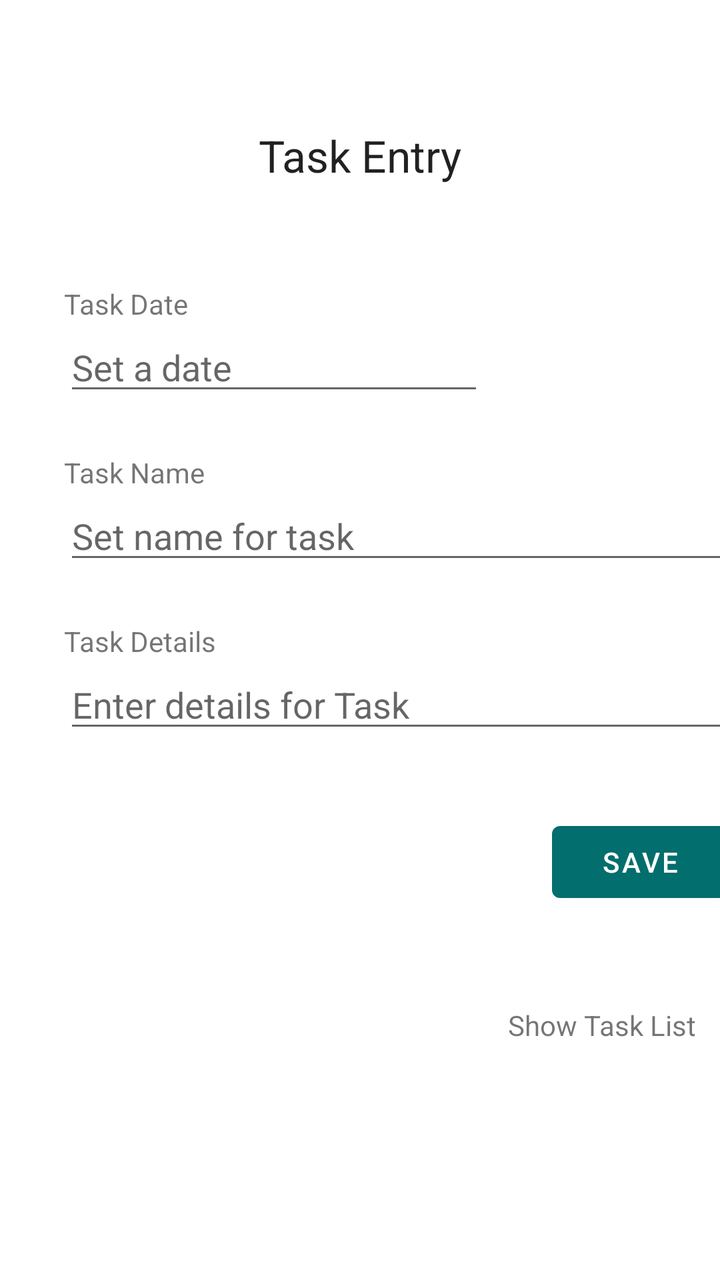
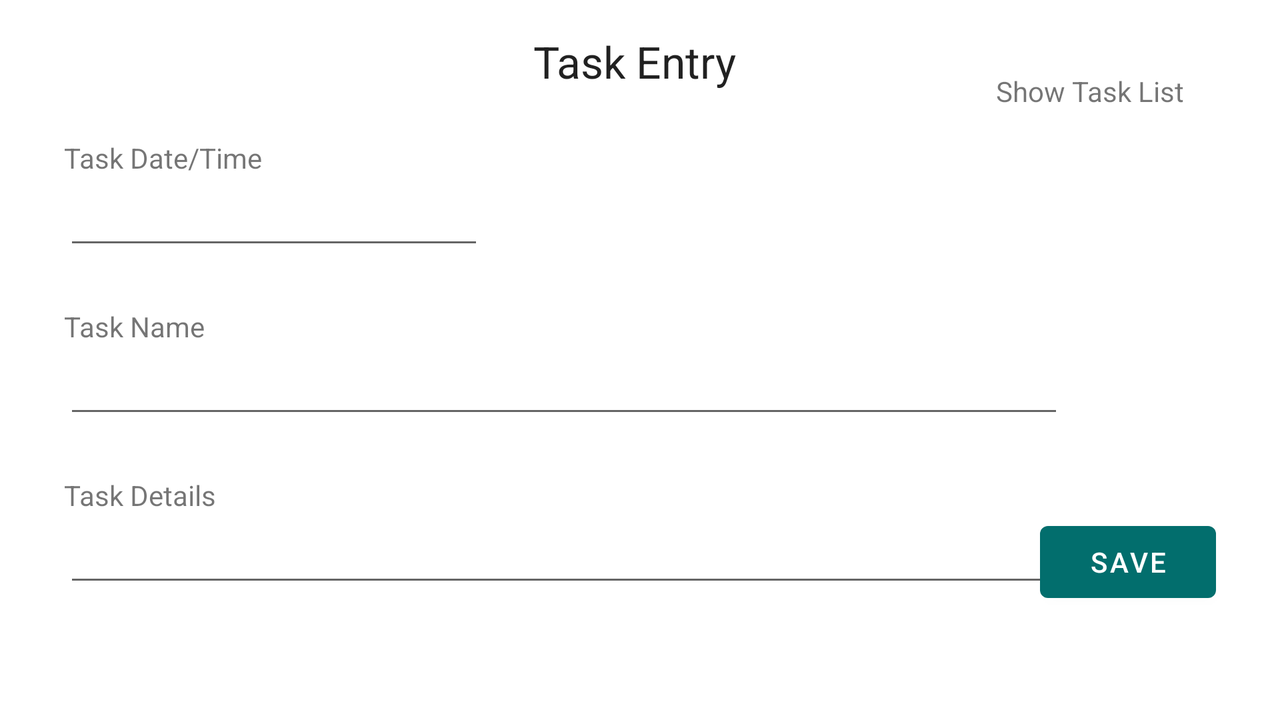

Compare how this app lays out the same screen by default and in its alternative resource folder. The renders come first, then the two layout files and the values they reference.
<!-- AndroidManifest.xml: application theme Theme.PresentList -->
<!-- res/layout/activity_main.xml -->
<?xml version="1.0" encoding="utf-8"?>
<androidx.constraintlayout.widget.ConstraintLayout xmlns:android="http://schemas.android.com/apk/res/android"
    xmlns:app="http://schemas.android.com/apk/res-auto"
    xmlns:tools="http://schemas.android.com/tools"
    android:layout_width="match_parent"
    android:layout_height="match_parent"
    tools:context=".MainActivity">

    <TextView
        android:id="@+id/textView2"
        android:layout_width="wrap_content"
        android:layout_height="wrap_content"
        android:layout_marginTop="48dp"
        android:layout_marginEnd="16dp"
        android:clickable="true"
        android:text="Show Task List"
        app:layout_constraintBottom_toBottomOf="parent"
        app:layout_constraintEnd_toEndOf="@+id/saveBtn"
        app:layout_constraintHorizontal_bias="1.0"
        app:layout_constraintStart_toStartOf="@+id/et3"
        app:layout_constraintTop_toBottomOf="@+id/saveBtn"
        app:layout_constraintVertical_bias="0.0" />

    <EditText
        android:id="@+id/et2"
        android:layout_width="345dp"
        android:layout_height="wrap_content"
        android:ems="10"
        android:hint="Set name for task"
        android:inputType="textPersonName"
        app:layout_constraintBottom_toTopOf="@+id/TV3"
        app:layout_constraintStart_toStartOf="@+id/TV2"
        app:layout_constraintTop_toBottomOf="@+id/TV2" />

    <TextView
        android:id="@+id/TV2"
        android:layout_width="wrap_content"
        android:layout_height="wrap_content"
        android:layout_marginTop="24dp"
        android:text="Task Name"
        app:layout_constraintBottom_toTopOf="@+id/et2"
        app:layout_constraintStart_toStartOf="@+id/et1"
        app:layout_constraintTop_toBottomOf="@+id/et1" />

    <TextView
        android:id="@+id/headerTV"
        android:layout_width="wrap_content"
        android:layout_height="wrap_content"
        android:layout_marginTop="8dp"
        android:text="Task Entry"
        android:textAppearance="@style/TextAppearance.AppCompat.Large"
        app:layout_constraintBottom_toTopOf="@+id/TV1"
        app:layout_constraintEnd_toEndOf="parent"
        app:layout_constraintHorizontal_bias="0.5"
        app:layout_constraintStart_toStartOf="parent"
        app:layout_constraintTop_toTopOf="parent"
        app:layout_constraintVertical_bias="0.17000002"
        app:layout_constraintVertical_chainStyle="packed" />

    <TextView
        android:id="@+id/TV1"
        android:layout_width="wrap_content"
        android:layout_height="wrap_content"
        android:layout_marginStart="32dp"
        android:layout_marginTop="50dp"
        android:text="Task Date"
        app:layout_constraintBottom_toTopOf="@+id/et1"
        app:layout_constraintStart_toStartOf="parent"
        app:layout_constraintTop_toBottomOf="@+id/headerTV" />

    <EditText
        android:id="@+id/et1"
        android:layout_width="wrap_content"
        android:layout_height="wrap_content"
        android:ems="10"
        android:hint="Set a date"
        android:inputType="date"
        app:layout_constraintBottom_toTopOf="@+id/TV2"
        app:layout_constraintStart_toStartOf="@+id/TV1"
        app:layout_constraintTop_toBottomOf="@+id/TV1" />

    <TextView
        android:id="@+id/TV3"
        android:layout_width="wrap_content"
        android:layout_height="wrap_content"
        android:layout_marginTop="24dp"
        android:text="Task Details"
        app:layout_constraintBottom_toTopOf="@+id/et3"
        app:layout_constraintStart_toStartOf="@+id/et2"
        app:layout_constraintTop_toBottomOf="@+id/et2" />

    <EditText
        android:id="@+id/et3"
        android:layout_width="345dp"
        android:layout_height="wrap_content"
        android:ems="10"
        android:gravity="start|top"
        android:hint="Enter details for Task"
        android:inputType="textMultiLine"
        android:maxLines="5"
        app:layout_constraintBottom_toBottomOf="parent"
        app:layout_constraintStart_toStartOf="@+id/TV3"
        app:layout_constraintTop_toBottomOf="@+id/TV3" />

    <Button
        android:id="@+id/saveBtn"
        android:layout_width="wrap_content"
        android:layout_height="wrap_content"
        android:layout_marginTop="8dp"
        android:text="Save"
        app:layout_constraintBottom_toBottomOf="parent"
        app:layout_constraintEnd_toEndOf="@+id/et3"
        app:layout_constraintHorizontal_bias="0.95"
        app:layout_constraintStart_toStartOf="@+id/et3"
        app:layout_constraintTop_toBottomOf="@+id/et3"
        app:layout_constraintVertical_bias="0.13" />

    <ImageView
        android:id="@+id/imageView"
        android:layout_width="32dp"
        android:layout_height="33dp"
        android:layout_marginStart="8dp"
        android:clickable="true"
        android:stateListAnimator="@android:anim/fade_out"
        app:layout_constraintBottom_toBottomOf="@+id/textView2"
        app:layout_constraintStart_toEndOf="@+id/textView2"
        app:layout_constraintTop_toTopOf="@+id/textView2"
        app:srcCompat="@drawable/ic_baseline_arrow_forward_24" />

</androidx.constraintlayout.widget.ConstraintLayout>
<!-- resources referenced by this layout -->
<resources>
  <style name="Theme.PresentList" parent="Theme.MaterialComponents.DayNight.DarkActionBar">
          
          <item name="colorPrimary">@color/green_500</item>
          <item name="colorPrimaryVariant">@color/green_700</item>
          <item name="colorOnPrimary">@color/white</item>
          
          <item name="colorSecondary">@color/teal_200</item>
          <item name="colorSecondaryVariant">@color/teal_700</item>
          <item name="colorOnSecondary">@color/black</item>
  
          
          <item name="android:statusBarColor" tools:targetApi="l">?attr/colorPrimaryVariant</item>
          
          <item name="android:navigationBarColor" tools:targetApi="l">?attr/colorPrimaryVariant</item>
  
          
  
          
  
  
  
          
  
  
      </style>
  <color name="green_500">#026E6D</color>
  <color name="green_700">#02504F</color>
  <color name="white">#FFFFFFFF</color>
  <color name="teal_200">#FF03DAC5</color>
  <color name="teal_700">#FF018786</color>
  <color name="black">#FF000000</color>
</resources>
<!-- res/layout-land/activity_main.xml (the repository's variant of the layout above) -->
<!-- drawn on the phone turned sideways -->
<?xml version="1.0" encoding="utf-8"?>
<androidx.constraintlayout.widget.ConstraintLayout xmlns:android="http://schemas.android.com/apk/res/android"
    xmlns:app="http://schemas.android.com/apk/res-auto"
    xmlns:tools="http://schemas.android.com/tools"
    android:layout_width="match_parent"
    android:layout_height="match_parent"
    tools:context=".MainActivity">

    <EditText
        android:id="@+id/editTextTextPersonName"
        android:layout_width="500dp"
        android:layout_height="wrap_content"
        android:ems="10"
        android:inputType="textPersonName"
        app:layout_constraintBottom_toTopOf="@+id/TV3"
        app:layout_constraintStart_toStartOf="@+id/TV2"
        app:layout_constraintTop_toBottomOf="@+id/TV2" />

    <TextView
        android:id="@+id/TV2"
        android:layout_width="wrap_content"
        android:layout_height="wrap_content"
        android:layout_marginTop="24dp"
        android:text="Task Name"
        app:layout_constraintBottom_toTopOf="@+id/editTextTextPersonName"
        app:layout_constraintStart_toStartOf="@+id/editTextDate"
        app:layout_constraintTop_toBottomOf="@+id/editTextDate" />

    <TextView
        android:id="@+id/headerTV"
        android:layout_width="wrap_content"
        android:layout_height="wrap_content"
        android:layout_marginTop="16dp"
        android:text="Task Entry "
        android:textAppearance="@style/TextAppearance.AppCompat.Large"
        app:layout_constraintBottom_toTopOf="@+id/TV1"
        app:layout_constraintEnd_toEndOf="parent"
        app:layout_constraintHorizontal_bias="0.5"
        app:layout_constraintStart_toStartOf="parent"
        app:layout_constraintTop_toTopOf="parent"
        app:layout_constraintVertical_bias="0.0"
        app:layout_constraintVertical_chainStyle="packed" />

    <TextView
        android:id="@+id/TV1"
        android:layout_width="wrap_content"
        android:layout_height="wrap_content"
        android:layout_marginStart="32dp"
        android:layout_marginTop="24dp"
        android:text="Task Date/Time"
        app:layout_constraintBottom_toTopOf="@+id/editTextDate"
        app:layout_constraintStart_toStartOf="parent"
        app:layout_constraintTop_toBottomOf="@+id/headerTV" />

    <EditText
        android:id="@+id/editTextDate"
        android:layout_width="wrap_content"
        android:layout_height="wrap_content"
        android:ems="10"
        android:inputType="date"
        app:layout_constraintBottom_toTopOf="@+id/TV2"
        app:layout_constraintStart_toStartOf="@+id/TV1"
        app:layout_constraintTop_toBottomOf="@+id/TV1" />

    <TextView
        android:id="@+id/TV3"
        android:layout_width="wrap_content"
        android:layout_height="wrap_content"
        android:layout_marginTop="24dp"
        android:text="Task Details"
        app:layout_constraintBottom_toTopOf="@+id/editTextTextMultiLine"
        app:layout_constraintStart_toStartOf="@+id/editTextTextPersonName"
        app:layout_constraintTop_toBottomOf="@+id/editTextTextPersonName" />

    <EditText
        android:id="@+id/editTextTextMultiLine"
        android:layout_width="500dp"
        android:layout_height="wrap_content"
        android:ems="10"
        android:gravity="start|top"
        android:inputType="textMultiLine"
        android:maxLines="1"
        app:layout_constraintBottom_toBottomOf="parent"
        app:layout_constraintStart_toStartOf="@+id/TV3"
        app:layout_constraintTop_toBottomOf="@+id/TV3" />

    <Button
        android:id="@+id/saveBtn"
        android:layout_width="wrap_content"
        android:layout_height="wrap_content"
        android:layout_marginEnd="32dp"
        android:text="Save"
        app:layout_constraintBaseline_toBaselineOf="@+id/editTextTextMultiLine"
        app:layout_constraintEnd_toEndOf="parent"
        app:layout_constraintHorizontal_bias="1.0"
        app:layout_constraintStart_toStartOf="parent" />

    <ImageView
        android:id="@+id/imageView2"
        android:layout_width="wrap_content"
        android:layout_height="wrap_content"
        android:layout_marginEnd="40dp"
        android:clickable="true"
        app:layout_constraintBottom_toBottomOf="@+id/headerTV"
        app:layout_constraintEnd_toEndOf="parent"
        app:srcCompat="@drawable/ic_baseline_arrow_forward_24" />

    <TextView
        android:id="@+id/textView"
        android:layout_width="wrap_content"
        android:layout_height="wrap_content"
        android:layout_marginEnd="8dp"
        android:clickable="true"
        android:text="Show Task List"
        app:layout_constraintBottom_toBottomOf="@+id/imageView2"
        app:layout_constraintEnd_toStartOf="@+id/imageView2"
        app:layout_constraintTop_toTopOf="@+id/imageView2" />
</androidx.constraintlayout.widget.ConstraintLayout>
